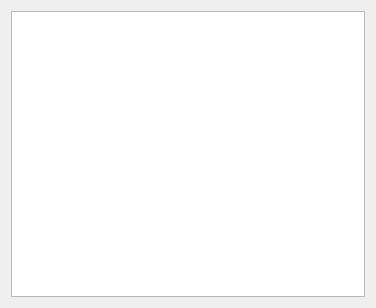
<?xml version="1.0" encoding="UTF-8"?>
<ui version="4.0">
 <class>ShowSubscriberTable</class>
 <widget class="QDialog" name="ShowSubscriberTable">
  <property name="geometry">
   <rect>
    <x>0</x>
    <y>0</y>
    <width>376</width>
    <height>308</height>
   </rect>
  </property>
  <property name="windowTitle">
   <string>Aboneler</string>
  </property>
  <property name="windowIcon">
   <iconset resource="resources.qrc">
    <normaloff>:/icons/icons/monitor-icon-working.png</normaloff>:/icons/icons/monitor-icon-working.png</iconset>
  </property>
  <layout class="QGridLayout" name="gridLayout">
   <item row="0" column="0">
    <widget class="QTableView" name="subInfoTable"/>
   </item>
  </layout>
 </widget>
 <resources>
  <include location="resources.qrc"/>
 </resources>
 <connections/>
</ui>
